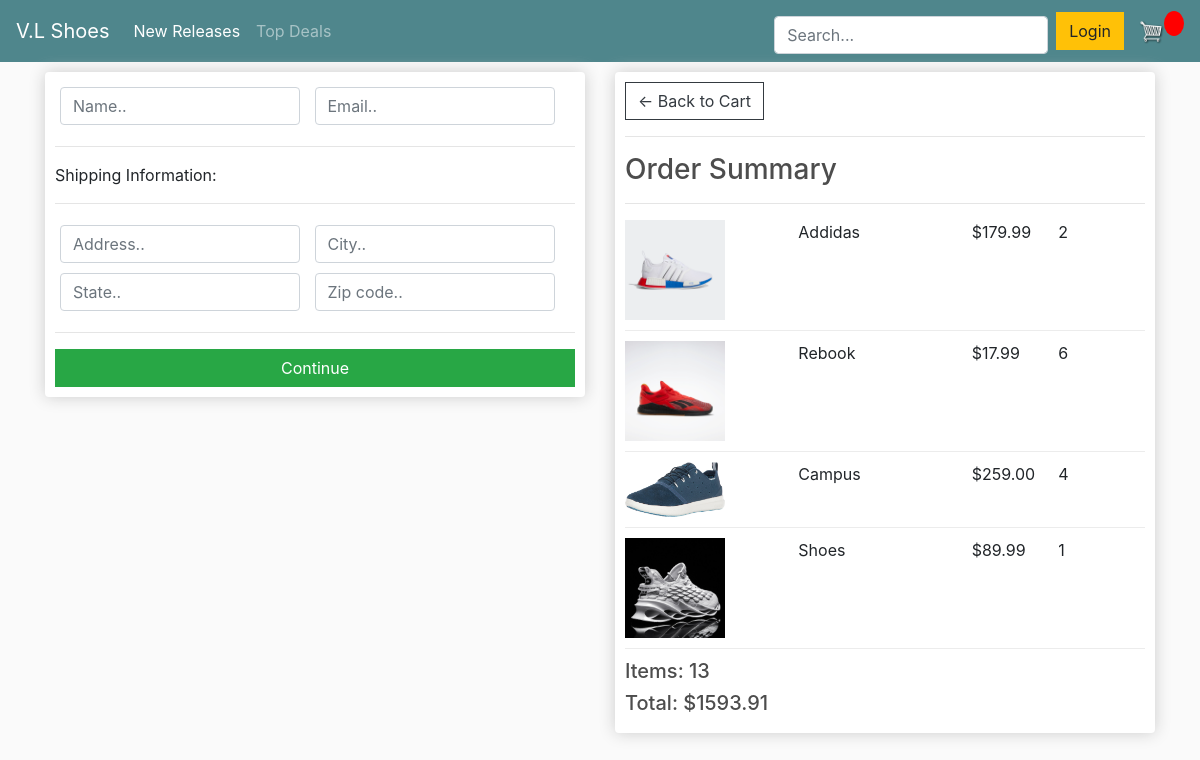
Before: /checkout/ (signed in) with the older database file.
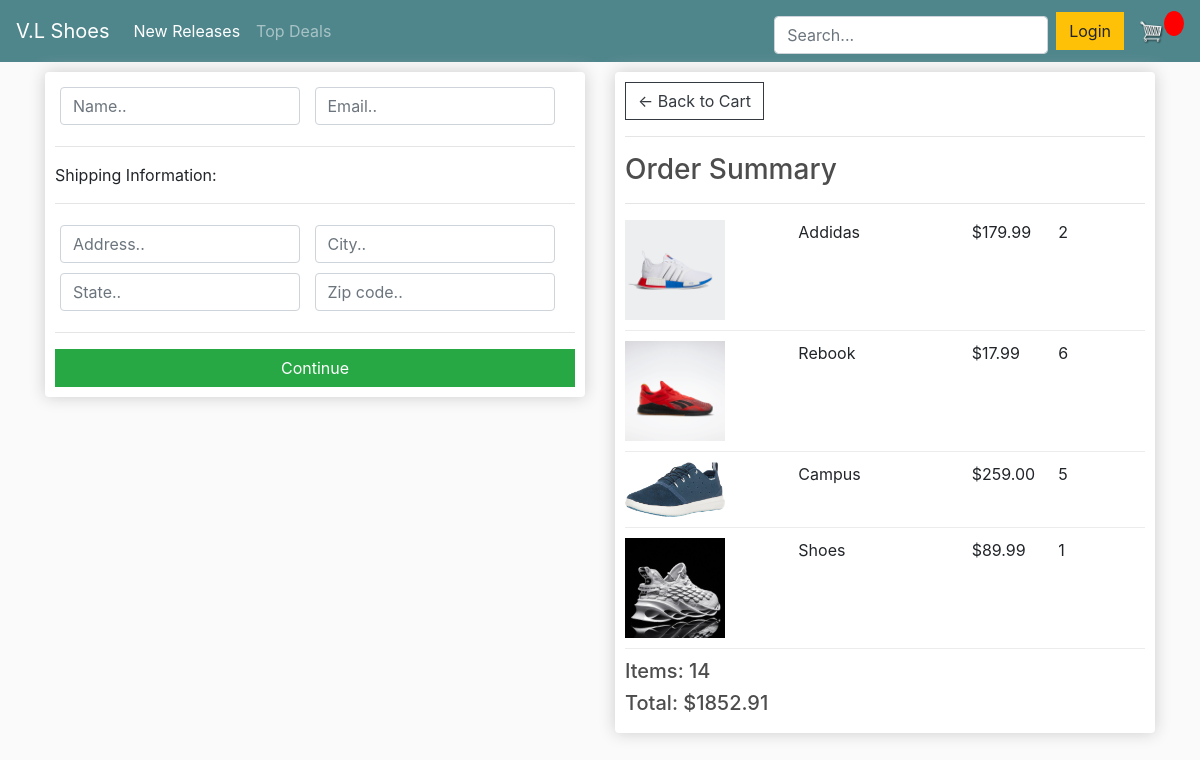
After: the same page with the newer database file.
### store/models.py (models this page shows, shortened)
class OrderItem(models.Model):
    product = models.ForeignKey(Product, on_delete=models.SET_NULL, blank=True, null=True)
    order = models.ForeignKey(Order, on_delete=models.SET_NULL, blank=True, null=True)
    quantity = models.IntegerField(default=0, null=True, blank=True)
    date_added = models.DateTimeField(auto_now_add=True)
    @property
    def get_total(self):
        total = self.product.price * self.quantity
        return total

class Order(models.Model):
    customer = models.ForeignKey(Customer, on_delete=models.SET_NULL, blank=True, null=True)
    date_ordered = models.DateTimeField(auto_now_add=True)
    complete = models.BooleanField(default=False, null=True, blank=False)
    transaction_id = models.CharField(max_length=200, null=True)
    @property
    def shipping(self):
        shipping = False
        orderitems = self.orderitem_set.all()
        for item in orderitems:
            if item.product.digital == False:
                shipping = True
        return shipping
    @property
    def get_cart_total(self):
        orderitems = self.orderitem_set.all()
        total = sum([item.get_total for item in orderitems])
        return total
    @property
    def get_cart_items(self):
        orderitems = self.orderitem_set.all()
        items = sum([item.quantity for item in orderitems])
        return items

class Product(models.Model):
    name = models.CharField(max_length=200, null=True)
    price = models.DecimalField(max_digits=5, decimal_places=2)
    digital = models.BooleanField(default=False, null=True, blank=False)
    image = models.ImageField(null=True, blank=True)
    @property
    def image_url(self):
        return self.image.url or ''

### store/views.py (the view)
# urls.py: path('checkout/', views.checkout, name="checkout"),
def checkout(request):
    cart_data = cart_info(request)
    cart_items = cart_data['cart_items']
    order = cart_data['order']
    items = cart_data['items']
    context = {'items': items, 'order': order, 'cart_items': cart_items}
    return render(request, 'store/checkout.html', context)

### store/utils.py (called while the page is built)
def cart_info(request):
    if request.user.is_authenticated:
        customer = request.user.customer
        order, created = Order.objects.get_or_create(customer=customer, complete=False)
        items = order.orderitem_set.all()
        cart_items = order.get_cart_items
    else:
        guest_data = guest_cart(request)
        cart_items = guest_data['cart_items']
        order = guest_data['order']
        items = guest_data['items']
    return {'items': items, 'order': order, 'cart_items': cart_items}

### templates/store/checkout.html (shortened to what this page needs)
{% extends 'store/main.html' %}
{% load static %}
{% block content %}
     <div class="row">
        <div class="col-lg-6">
            <div class="box-element" id="form-wrapper">
                <form id="form">
                    <div id="user-info">
                        <div class="form-field">
                            <input required class="form-control" type="text" name="name" placeholder="Name..">
                        </div>
                        <div class="form-field">
                            <input required class="form-control" type="email" name="email" placeholder="Email..">
                        </div>
                    </div>
                    <div id="shipping-info">
                        <hr>
                        <p>Shipping Information:</p>
                        <hr>
                        <div class="form-field">
                            <input class="form-control" type="text" name="address" placeholder="Address..">
                        </div>
                        <div class="form-field">
                            <input class="form-control" type="text" name="city" placeholder="City..">
                        </div>
                        <div class="form-field">
                            <input class="form-control" type="text" name="state" placeholder="State..">
                        </div>
                        <div class="form-field">
                            <input class="form-control" type="text" name="zipcode" placeholder="Zip code..">
                        </div>
                    </div>
                    <hr>
                    <input id="form-button" class="btn btn-success btn-block" type="submit" value="Continue">
                </form>
            </div>
            <br>
        </div>
        <div class="col-lg-6">
            <div class="box-element">
                <a  class="btn btn-outline-dark" href="{% url 'cart' %}">&#x2190; Back to Cart</a>
                <hr>
                <h3>Order Summary</h3>
                <hr>
                {% for item in items %}
                <div class="cart-row">
                    <div style="flex:2"><img class="row-image" src="{{ item.product.image_url }}"></div>
                    <div style="flex:2"> {{ item.product.name }}</div>
                    <div style="flex:1"> ${{ item.product.price }}</div>
                    <div style="flex:1">{{ item.quantity }}</div>
                </div>
                {% endfor %}
                <h5>Items: {{ order.get_cart_items }}</h5>
                <h5>Total: ${{ order.get_cart_total|floatformat:2 }}</h5>
            </div>
        </div>
     </div>
{% endblock content %}

Changed rows visible on the page:
changed OrderItem "Campus": quantity "4" → "5"
changed through a linked row, Order: get_cart_items "13" → "14"; get_cart_total "1593.91" → "1852.91"
